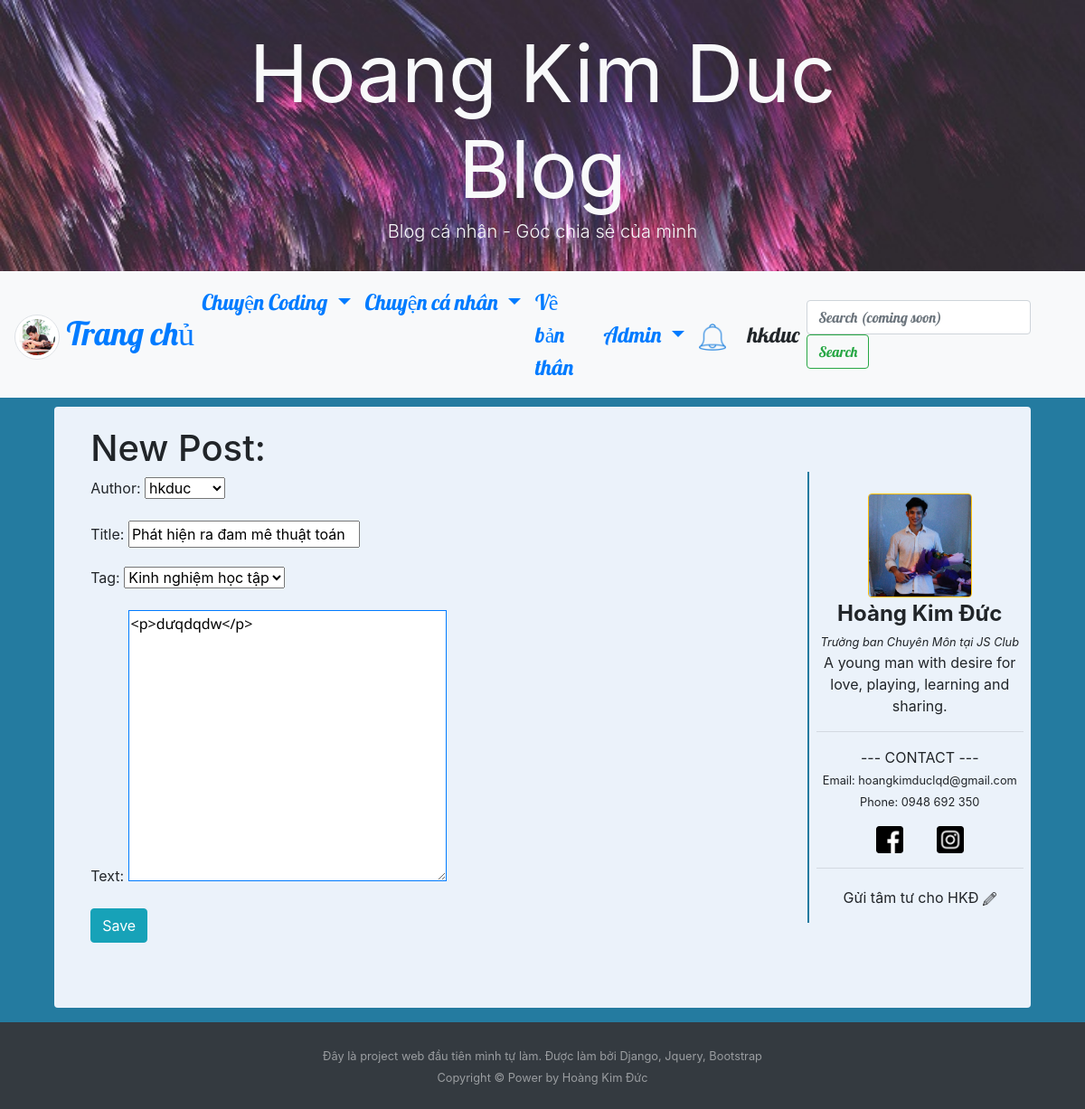
The app's page /post/14/edit/ (signed in) with its own data.
### blog/models.py (models this page shows, shortened)
class Post(models.Model):
   author = models.ForeignKey('auth.User', on_delete=models.CASCADE)
   title = models.CharField(max_length=200)
   text = models.TextField()
   create_date = models.DateTimeField(default=timezone.now)
   published_date = models.DateTimeField(blank=True,null=True)
   tag = models.CharField(choices=tag_list, max_length=20, default='tag1')
   view = models.IntegerField(default=0)

### blog/views.py (the view)
class PostUpdateView(LoginRequiredMixin,UpdateView):
   login_url = 'login/'
   redirect_field_name = 'blog/post_detail.html'
   form_class = PostForm
   model = Post

### blog/forms.py
class PostForm(forms.ModelForm):
    class Meta():
        model = Post
        fields = ('author', 'title', 'tag', 'text')
        widgets = {
            'title':forms.TextInput(attrs={'class:':'textinputclass'}),
            'tag': forms.Select(choices=tag_list),
            'text':forms.Textarea(attrs={'class':'editable medium-editor-textarea postcontent border border-primary',
                                          'style':'min-height:300px;'}),
        }

### blog/templates/blog/post_form.html (shortened to what this page needs)
{% extends "blog/base.html" %}
{% block content %}
   <h1>New Post:</h1>
   <form method="POST" class="post-form">
      {{form.as_p}}
      <button class="save btn btn-info" type="submit">Save</button>
   </form>
{% endblock content %}

### blog/templates/blog/base.html (shortened to what this page needs)
<!DOCTYPE html>
{% load staticfiles %}
<html lang="en" dir="ltr">
<head>
   <link rel="stylesheet" href="https://maxcdn.bootstrapcdn.com/bootstrap/4.3.1/css/bootstrap.min.css">
   <link rel="stylesheet" href="//cdn.jsdelivr.net/npm/medium-editor@latest/dist/css/medium-editor.min.css" type="text/css"
      media="screen" charset="utf-8">
   <link rel="stylesheet" href="{% static 'css/blog.css' %}">
</head>
<body>
   <link rel="stylesheet" href="https://maxcdn.bootstrapcdn.com/font-awesome/4.7.0/css/font-awesome.min.css">
   <section class=" align-items-center d-flex bg-dark"
      style="height:25vmin; background-size: cover; background-image: url(/static/images/base/header.jpg);">
      <div class="container-fluid">
         <div class="row  justify-content-center align-items-left d-flex text-center h-100">
            <div class="col-12 col-md-8 mt-4 h-50 ">
               <h1 class="display-2  text-light mb-auto mt-auto"><strong>Hoang Kim Duc Blog</strong> </h1>
               <p class="lead  text-light mb-4">Blog cá nhân - Góc chia sẻ của mình</p>
            </div>
         </div>
      </div>
   </section>
   <nav class="navbar navbar-expand-lg bg-light techfont">
      <a class="navbar-brand bigbrand" href="{% url 'post_list' %}"><img style="height: 50px; width: 50px;"
            class="img-thumbnail rounded-circle" src="{% static 'images/base/brand.jpg' %}"> Trang chủ</a>
      <div class="collapse navbar-collapse" id="navbarSupportedContent">
         <ul class="navbar-nav mr-auto">
            <li class="nav-item dropdown">
               <a class="nav-link dropdown-toggle" href="#" id="navbarDropdown" role="button" data-toggle="dropdown"
                  aria-haspopup="true" aria-expanded="false">
                  Chuyện Coding
               </a>
            </li>
            <li class="nav-item dropdown">
               <a class="nav-link dropdown-toggle" href="#" id="navbarDropdown" role="button" data-toggle="dropdown"
                  aria-haspopup="true" aria-expanded="false">
                  Chuyện cá nhân
               </a>
            </li>
            <li class="nav-item active">
               <a class="nav-link" href="{% url 'about' %}">Về bản thân <span class="sr-only">(current)</span></a>
            </li>
         </ul>
         <ul class="navbar-nav navbar-right">
            {% if user.is_authenticated %}
            <li class="nav-item dropdown">
               <a class="nav-link dropdown-toggle" href="#" id="adminDropdown" role="button" data-toggle="dropdown"
                  aria-haspopup="true" aria-expanded="false">
                  Admin
               </a>
            </li>
            <li class="nav-item pr-2 mt-auto mb-auto dropdown">
               <a class="nav-link" href="#" id="NotificationDropdown"
                   role="button" data-toggle="dropdown"
                  aria-haspopup="true" aria-expanded="false">
                  <img style="height: 30px" src="{% static 'icons/bell.png' %}">
               </a>
            </li>
            <li class="nav-item"><a class="nav-link">{{user.username}}</a></li>
            {% else %}
            <li class="nav-item "><a class="nav-link" href="{% url 'login' %}">
               <img style="height:25px; width:25px;" src="{% static 'icons/admin.png' %}" alt="">
            </a></li>
            {% endif %}
         </ul>
         <form class="form-inline my-2 my-lg-0">
            <input class="form-control mr-sm-2" type="search" placeholder="Search (coming soon)" aria-label="Search">
            <button class="btn btn-outline-success my-2 my-sm-0" type="submit">Search</button>
         </form>
      </div>
   </nav>
   <div class="content rounded mb-3">
      <div class="row mt-3">
         <div class="col-lg-9">
            <div class="blog_posts">
               {% block content %}
               {% endblock content %}
            </div>
         </div>
         <div class="col-lg-3 text-center">
            <div class="sidebar sticky-top">
               <div class="profile pr-2 pl-2 verticalline">
                  <img class="w-50 rounded border border-warning" src="{% static 'images/base/icon.jpg' %}" alt=""><br>
                  <b class="bigbrand">Hoàng Kim Đức</b> <br>
                  <em><small>Trưởng ban Chuyên Môn tại JS Club</small></em>
                  <p>A young man with desire for love, playing, learning and sharing.</p>
                  <hr>
                  <p>--- CONTACT ---<br>
                     <small>Email: hoangkimduclqd@gmail.com</small><br>
                     <small>Phone: 0948 692 350</small>
                     <div>
                        <a style="display: inline;" class="nav-link" href="https://www.facebook.com/hokiduc"
                           target="_blank" rel="noopener noreferrer">
                           <img style="height:30px; width:30px;" src="{% static 'icons/facebook.png' %}" alt="">
                        </a>
                        <a style="display: inline;" class="nav-link" href="https://www.instagram.com/kimduwsc/"
                           target="_blank" rel="noopener noreferrer">
                           <img style="height:30px; width:30px;" src="{% static 'icons/instagram.png' %}" alt="">
                        </a>
                     </div>
                  </p>
                  <hr>
                  <a class="dropdown-item" href="#">Gửi tâm tư cho HKĐ
                     <img style="height: 15px" src="{% static 'icons/letter.png' %}">
                  </a>
               </div>
            </div>
         </div>
      </div>
      <br><br><br>
   </div>
   <footer id="sticky-footer" class="py-4 bg-dark text-white-50">
      <div class="container text-center">
         <small>Đây là project web đầu tiên mình tự làm. Được làm bởi Django, Jquery, Bootstrap
            <br>Copyright &copy; Power by Hoàng Kim Đức</small>
      </div>
   </footer>
</body>
</html>

### blog/static/css/blog.css (style rules this page uses)
body { background-color: #247BA0; }
.content { background-color: #EBF2FA; width: 90%; margin-left: auto; margin-right: auto; padding-top: 0.5%; }
.blog_posts { width: 90%; margin-left: auto; margin-right: auto; }
.techfont { font-family: 'Lobster', cursive; font-size: 1.5em; margin-bottom: 10px; }
.bigbrand { font-size: 1.5em }
.postcontent { font-family: 'Noto Sans', sans-serif; }
.verticalline { border-left: 2px solid #247BA0; }
.profile { padding-top: 10%; padding-bottom: 5% }
.sidebar { padding-top: 20% }
html, body { height: 100%; }
body { flex-direction: column; }
.content { flex: 1 0 auto; }

### records on screen
Post: author "hkduc", title "Phát hiện ra đam mê thuật toán", tag "Kinh nghiệm học tập", text "<p>dưqdqdw</p>"

### other values on screen
{{ user.username }} "hkduc"
